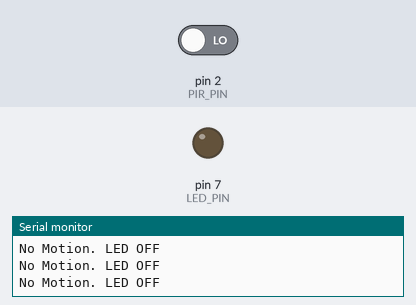
A sketch run on a simulated Arduino Uno, built with avr-gcc and run on an emulated ATmega328P. Shown: output pins drawn as LEDs (lit = HIGH), the last lines printed to the serial monitor. The inputs (shaded band) are chosen by the test bench; at power-on: pin 2 (PIR_PIN) LOW.

Above: at 1.8 s.
1.9 s: pin 2 (PIR_PIN) driven HIGH
At 3.2 s:
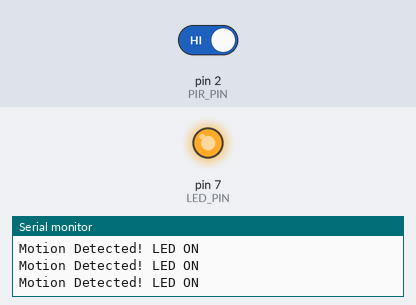
3.5 s: pin 2 (PIR_PIN) driven LOW
At 4.4 s:
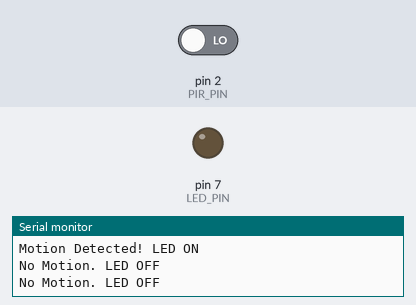
Timing chart, 0 to 6.5 s (numbered marks = the images above; inputs shaded):
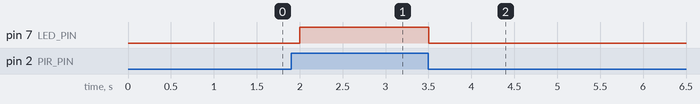

Measured:
- after the input at 1.9 s, pin 7 (LED_PIN): LOW → HIGH after 0.10 s
- after the input at 3.5 s, pin 7 (LED_PIN): HIGH → LOW at once

The sketch:

motion_nishk_destection1.ino
```cpp
#define PIR_PIN 2   // PIR sensor output connected to D2
#define LED_PIN 7   // LED connected to D7

void setup() {
    pinMode(PIR_PIN, INPUT);
    pinMode(LED_PIN, OUTPUT);
    Serial.begin(9600);
}

void loop() {
    int motion = digitalRead(PIR_PIN); // Read PIR sensor

    if (motion == HIGH) {
        digitalWrite(LED_PIN, HIGH); // Turn ON LED
        Serial.println("Motion Detected! LED ON");
    } else {
        digitalWrite(LED_PIN, LOW); // Turn OFF LED
        Serial.println("No Motion. LED OFF");
    }

    delay(500); // Short delay to stabilize
}
```
